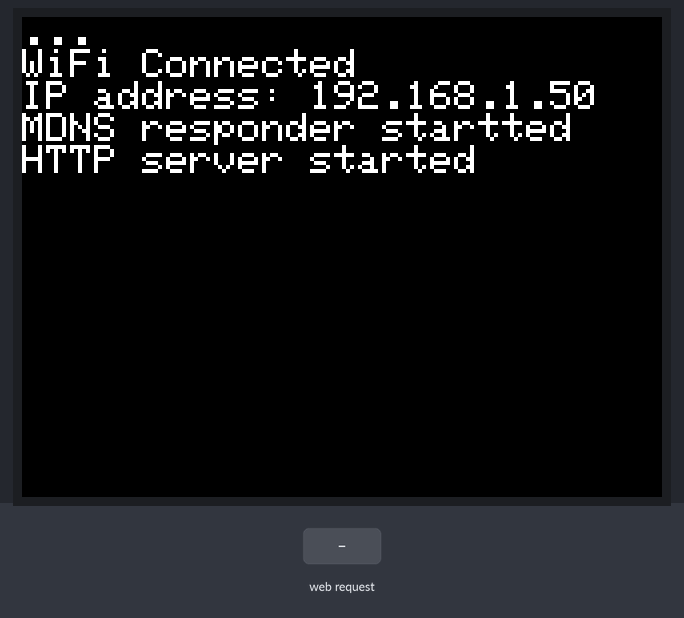
Recording of a sketch running on a simulated ESP32. On the bench: 320×240 colour display. The test bench sets the inputs (shaded band). WiFi joins after 1.5 s; servers stay silent unless stated.

Above: at 2.8 s.
2.9 s: HTTP request GET / received
At 4.3 s:
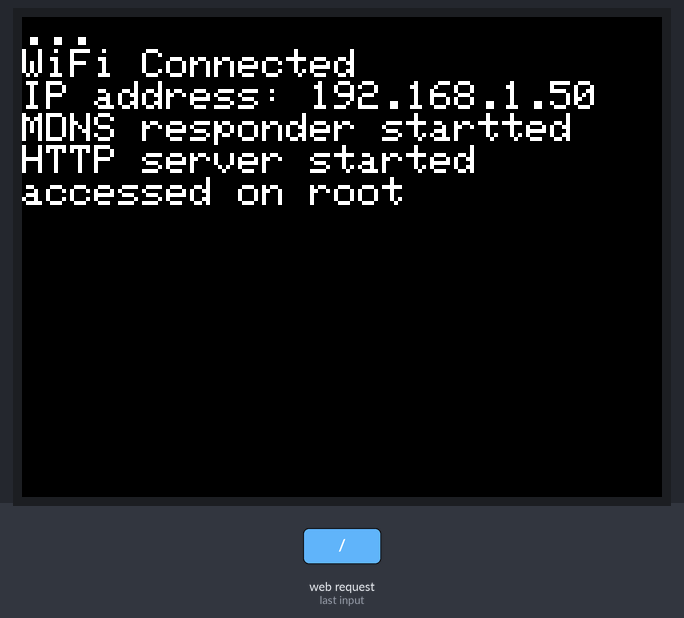
Timing chart, 0 to 5.9 s (numbered marks = the images above; inputs shaded):
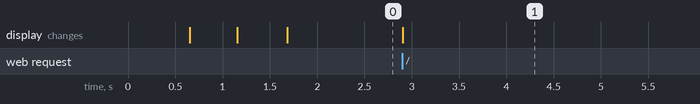

Measured:
- after the input at 2.9 s, the display: changes at once (image 1)

The sketch:

HelloServer.ino
```cpp
#include <M5Stack.h>
#include <WiFi.h>
#include <WebServer.h>
#include <ESPmDNS.h>

const char* ssid = "Wifi_SSID";
const char* password = "Wifi_PASSWORD";

WebServer server(80);

void handleRoot() {
  server.send(200, "text/plain", "hello from M5Stack!");
  M5.Lcd.println("accessed on root");
}

void handleNotFound() {
  server.send(400, "text/palin", "File Not Found");
  M5.Lcd.println("File Not Found");
}

void setup() {
  M5.begin();
  M5.Lcd.setTextSize(2);

  WiFi.begin(ssid, password);
  while (WiFi.status() != WL_CONNECTED) {
    delay(500);
    M5.Lcd.print('.');
  }
  M5.Lcd.println("");
  M5.Lcd.println("WiFi Connected");
  M5.Lcd.print("IP address: ");
  M5.Lcd.println(WiFi.localIP());

  if (MDNS.begin("m5stack")) {
    M5.Lcd.println("MDNS responder startted");
  }

  server.on("/", handleRoot);
  server.onNotFound(handleNotFound);

  server.begin();
  M5.Lcd.println("HTTP server started");

}

void loop() {
   server.handleClient();
}
```
